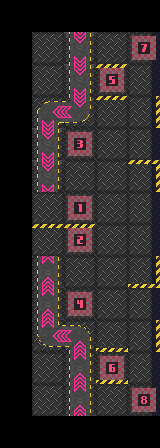

A 2D game scene composited from a Tiled map and its tileset images. What follows is a short description and the map's XML, with each tile layer's data collapsed to a summary:
An orthogonal 5x14 tile map with 32x32 px tiles, 5 tile layers (floor, belts, lasers, walls, ...).

<map version="1.2" tiledversion="1.2.2" orientation="orthogonal" renderorder="right-down" width="5" height="14" tilewidth="32" tileheight="32" infinite="0" nextlayerid="39" nextobjectid="1">
 <tileset firstgid="1" source="roborallyTextures.tsx" />
 <layer id="34" name="floor" width="5" height="14">
  <data>[70 cells, 48 non-empty, 2 distinct tile ids]</data>
 </layer>
 <layer id="35" name="belts" width="5" height="14">
  <data>[70 cells, 12 non-empty, 6 distinct tile ids]</data>
 </layer>
 <layer id="36" name="lasers" width="5" height="14">
  <data>[70 cells, 0 non-empty, 0 distinct tile ids]</data>
 </layer>
 <layer id="37" name="walls" width="5" height="14">
  <data>[70 cells, 10 non-empty, 5 distinct tile ids]</data>
 </layer>
 <layer id="38" name="start" width="5" height="14">
  <data>[70 cells, 8 non-empty, 8 distinct tile ids]</data>
 </layer>
</map>
